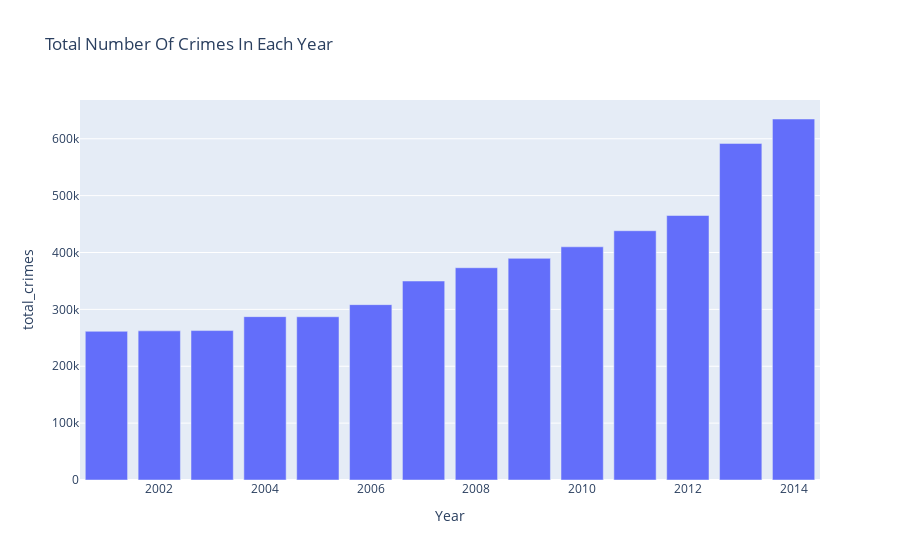

Write notebook code for a chart like this one.
### Markdown cell above
**And a more simple look of the total number number of crimes in each year with a barplot**

### Code cell
fig = px.bar(df1, x = df1.index,
             y = 'total_crimes', title = "Total Number Of Crimes In Each Year")
fig.show()

### Figure 1 — Plotly figure (JSON) as saved in the notebook; plotly's stock layout.template omitted (floating-point values rounded to 4 significant figures)
{"data": [{"alignmentgroup": "True", "hovertemplate": "Year=%{x}<br>total_crimes=%{y}<extra></extra>", "legendgroup": "", "marker": {"color": "#636efa", "pattern": {"shape": ""}}, "name": "", "offsetgroup": "", "orientation": "v", "showlegend": false, "textposition": "auto", "type": "bar", "x": [2001, 2002, 2003, 2004, 2005, 2006, 2007, 2008, 2009, 2010, 2011, 2012, 2013, 2014], "xaxis": "x", "y": [261450, 262224, 262728, 287230, 287046, 308316, 349842, 373232, 389670, 410018, 438284, 465056, 591792, 634722], "yaxis": "y"}], "layout": {"barmode": "relative", "legend": {"tracegroupgap": 0}, "title": {"text": "Total Number Of Crimes In Each Year"}, "xaxis": {"anchor": "y", "domain": [0, 1], "title": {"text": "Year"}}, "yaxis": {"anchor": "x", "domain": [0, 1], "title": {"text": "total_crimes"}}}}
